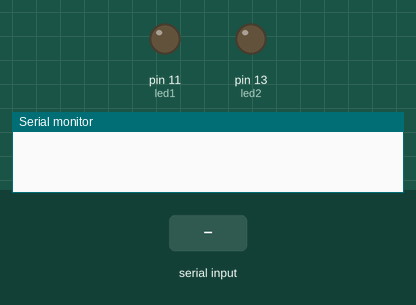
Recording of a sketch running on a simulated Arduino Uno, built with avr-gcc and run on an emulated ATmega328P. Shown: output pins drawn as LEDs (lit = HIGH), the last lines printed to the serial monitor. The inputs (shaded band) are chosen by the test bench.

Above: at 1.2 s.
1.3 s: "*everything on" received over Serial
At 2.5 s:
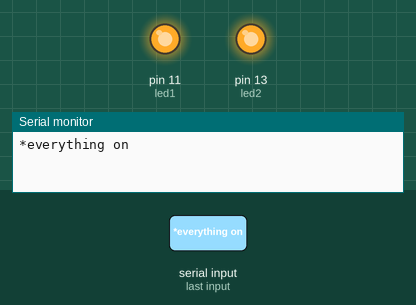
2.9 s: "*fan off" received over Serial
At 3.9 s:
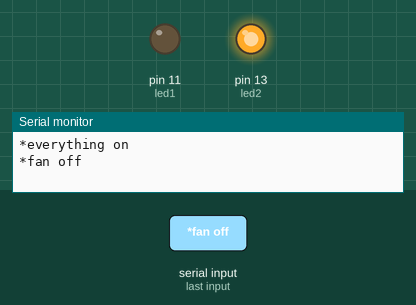
4.4 s: "*everything off" received over Serial
At 5.2 s:
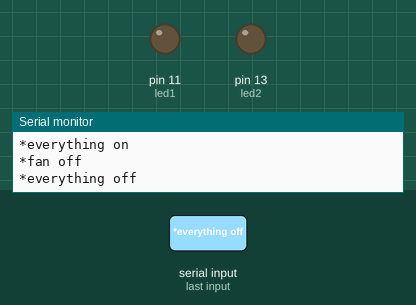
6.0 s: "*fan on" received over Serial
At 7.1 s:
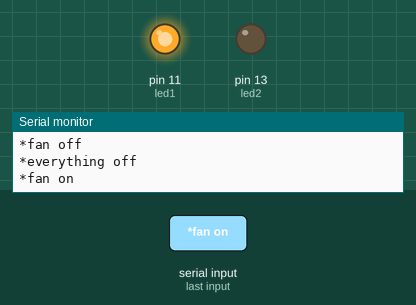
Timing chart, 0 to 8.5 s (numbered marks = the images above; inputs shaded):
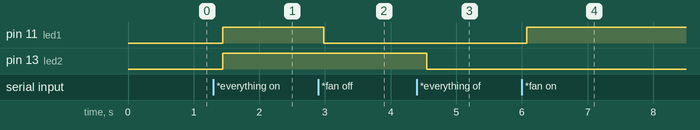

The sketch:

voice_control.ino
```cpp
String voice;
int
led2 = 13, //Connect LED 2 To Pin #12
led1 = 11; //Connect LED 2 To Pin #11
//--------------------------Call A Function-------------------------------//
void allon(){
     digitalWrite(led1, HIGH);
     digitalWrite(led2, HIGH);
     }

void alloff(){
     digitalWrite(led1, LOW);
     digitalWrite(led2, LOW);

}
//-----------------------------------------------------------------------//
 void setup() {
  Serial.begin(9600);
  pinMode(led1, OUTPUT);
  pinMode(led2, OUTPUT);

}
//-----------------------------------------------------------------------//
 void loop() {
  while (Serial.available()){
  delay(10);
  char c = Serial.read();
  if (c == '#') {break;}
  voice += c; //Shorthand for voice = voice + c
  }
  if (voice.length() > 0) {
    Serial.println(voice);
//-----------------------------------------------------------------------//
  //----------Control Multiple Pins/ LEDs----------//

  if(voice == "*everything on")
  {
    allon();
  }  //Turn Off All Pins (Call Function)

  else if(voice == "*everything off")
    {
      alloff();
    } //Turn On  All Pins (Call Function)

  //----------Turn On each appliances----------//

  else if(voice == "*fan on")
    {
      digitalWrite(led1, HIGH);
    }

  else if(voice == "*light on")
    {
      digitalWrite(led2, HIGH);
    }

  else if(voice == "*all on")
    {
      digitalWrite(led1, HIGH);
      digitalWrite(led2, HIGH);}

  //----------Turn Off each appliances----------//
  else if(voice == "*fan off")
    {
      digitalWrite(led1, LOW);
    }

  else if(voice == "*light off")
    {
      digitalWrite(led2, LOW);
    }

  else if(voice == "*all off")
    {
      digitalWrite(led1, LOW);
      digitalWrite(led2, LOW);
    }

//-----------------------------------------------------------------------//
voice="";}} //Reset the variable after initiating
```

Measured:
- after the input at 1.3 s, pin 11 (led1), pin 13 (led2): LOW → HIGH after 0.14 s
- after the input at 2.9 s, pin 11 (led1): HIGH → LOW after 0.08 s
- after the input at 4.4 s, pin 13 (led2): HIGH → LOW after 0.15 s
- after the input at 6.0 s, pin 11 (led1): LOW → HIGH after 0.07 s
